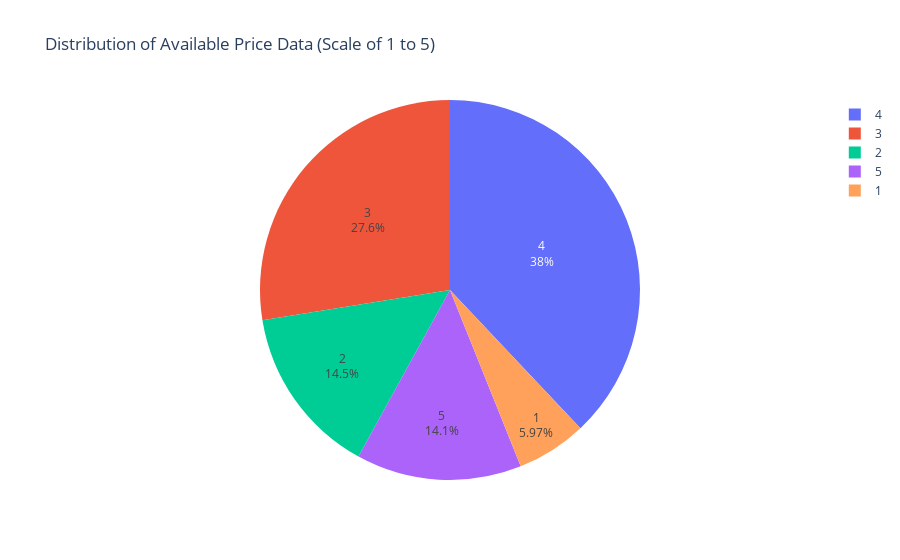

Write notebook code for a chart like this one.
### Code cell
df_non_null = df[df['price']!= -1]
price = dict(df_non_null['price'].value_counts())



fig7 = px.pie(df_non_null['price'].value_counts(), 
              values=df_non_null['price'].value_counts().array,
              names = [4, 3, 2,5, 1],
              title = 'Distribution of Available Price Data (Scale of 1 to 5)') 
fig7.update_traces(textposition='inside', textinfo='percent+label')
#plotly.offline.plot(fig7, filename='fig7.html')
fig7.show()

### Figure 1 — Plotly figure (JSON) as saved in the notebook; plotly's stock layout.template omitted (floating-point values rounded to 4 significant figures)
{"data": [{"domain": {"x": [0, 1], "y": [0, 1]}, "hovertemplate": "label=%{label}<br>value=%{value}<extra></extra>", "labels": [4, 3, 2, 5, 1], "legendgroup": "", "name": "", "showlegend": true, "textinfo": "percent+label", "textposition": "inside", "type": "pie", "values": [197, 143, 75, 73, 31]}], "layout": {"legend": {"tracegroupgap": 0}, "title": {"text": "Distribution of Available Price Data (Scale of 1 to 5)"}}}
